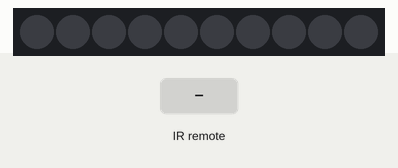
The sketch below on a simulated Arduino Uno, built with avr-gcc and run on an emulated ATmega328P. On the bench: 10 RGB LEDs in strip order, left to right. The test bench sets the inputs (shaded band). Dim RGB values are drawn brighter than linear; what the sketch prints to the serial monitor is not drawn.

Above: at 1.2 s.
1.3 s: infrared code 0xFFA25D received
At 1.45 s:
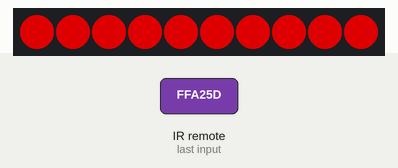
3.7 s: infrared code 0xFF02FD received
At 3.85 s:
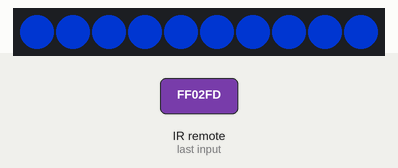
6.7 s: infrared code 0xFFC23D received
At 6.85 s:
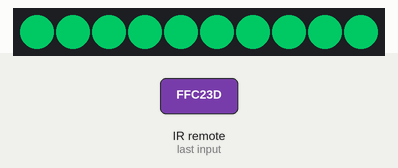
9.4 s: infrared code 0xFFA857 received
At 9.55 s:
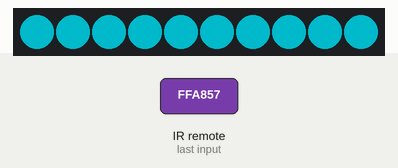
12.4 s: infrared code 0xFFFFFFFF received
At 13.45 s:
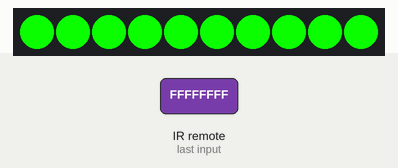
13.9 s: infrared code 0xFF906F received
At 14.05 s:
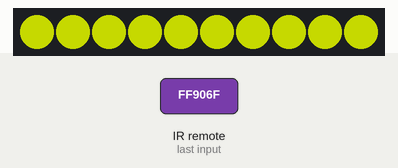
Timing chart, 0 to 16.4 s (numbered marks = the images above; inputs shaded):
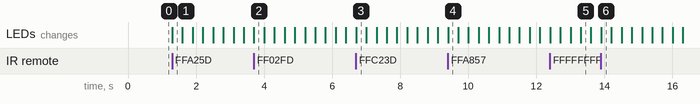

Measured:
- after the input at 1.3 s, the LEDs: change at once (image 1)

The sketch:

led_poi.ino
```cpp
#include <IRremote.h>
#include "FastLED.h"

//Button Codes - Modify to match your remote control

#define BTN_REPEAT 0xFFFFFFFF

#define BTN_ON 0xFFA25D
#define BTN_OFF 0xFFE21D

#define BTN_FASTER 0xFF02FD
#define BTN_SLOWER 0xFFC23D
#define BTN_BRIGHTER 0xFFA857
#define BTN_DARKER 0xFF906F

#define BTN_FLASH 0xFF22DD
#define BTN_CONSTANT 0xFFE01F
#define BTN_STROBE 0xFF629D

#define BTN_RAINBOW 0xFF30CF
#define BTN_FIRE 0xFF6897
#define BTN_WATER 0xFFB04F
#define BTN_FOREST 0xFF9867


//Modify these or wire like in diagram
#define IRPIN 11
#define LEDDAT 6
#define LEDCLK 5
#define NUMLED 10


//keep all these as is
#define MODEconst   0
#define MODEstrobe  1
#define MODEflash   2
#define StepSize    51 // 255/5

int mode = MODEconst;
uint8_t brightness = 3*StepSize;   // step 2 of 4 ... 51 per step, 255 max, 51 min
uint8_t currentStep = 0;
bool isOn = false;
int FPS = 30;
unsigned int currentSpeed = 40;
unsigned long lastButton = 0xFFFFFF;
CRGBPalette16 currentPalette = RainbowColors_p;
CRGB leds[NUMLED];
IRrecv irrecv(IRPIN);
decode_results results;

void setup() {
  Serial.begin(9600);
      Serial.print("go");
  //Setup our LED strip
  FastLED.addLeds<APA102, LEDDAT, LEDCLK>(leds, NUMLED).setCorrection( TypicalLEDStrip );
  // Start the receiver
  irrecv.enableIRIn();

}

void loop() {
  //if we get signal from remote
  if (irrecv.decode(&results)) {
    Serial.println(results.value, HEX);

    //Serial.println(results.value, HEX);
    buttonMapping(results.value); //handle signal
    irrecv.resume(); // Receive the next value
  }
  animate();
}

void animate(){
  if(isOn == false){
    showColor(CRGB::Black, 0);
  }else{
    showColor(getColor(), getBrightness());
    currentStep++;
  }
  delayMicroseconds(1000/FPS);
}

CRGB getColor(){
  return ColorFromPalette( currentPalette, currentStep, 255, LINEARBLEND);
}
int getBrightness(){
  switch(mode){
    default:
    case MODEconst:
      return 255;
    break;
    case MODEstrobe:
      return 255*((currentStep / 32) % 2);
    break;
    case MODEflash:
      return cubicwave8((uint8_t)currentStep*5);
    break;
  }
}

void showColor(CRGB color, int tBrightness){
  FastLED.setBrightness( (int)floor(tBrightness*((float)brightness/255)) );
  for(int i=0; i<NUMLED; i++){
    leds[i] = color;
  }
  FastLED.show();
}


void buttonMapping(unsigned long button){
  if(button != BTN_REPEAT){      //Handle holding down remote button
    lastButton = button;
  }
  else{
    buttonMapping(lastButton);
  }


  switch(button){                 //add leading 0x to all remote-codes
    //ON-Button
    case BTN_ON:          //0xFFC03F:
      isOn = true;
    break;
    //OFF-Button
    case BTN_OFF:          //0xFF40BF:
      isOn = false;
    break;

//Brightness
    //Brigter
    case BTN_BRIGHTER:        //0xFF00FF:
    if(brightness < 255) brightness+=StepSize;
    Serial.print(brightness);
    break;
    //Darker
    case BTN_DARKER:        //0xFF807F:
      if(brightness > StepSize) brightness-=StepSize;
      Serial.print(brightness);
    break;

//Animation Speed
    //Faster
    case BTN_FASTER:      //0xFFC837:
      FPS+=10;
    break;
    //Slower
    case BTN_SLOWER:      //0xFFE817:
    if(FPS > 10){
      FPS-=10;
       }
    break;


//Brightness Transformation

    //Flash
    case BTN_FLASH:
      mode = MODEflash;
    break;

    //Constant
    case BTN_CONSTANT:
      mode = MODEconst;
    break;

    //Strobe
    case BTN_STROBE:
      mode = MODEstrobe;
    break;

//Color Transformation

    //Rainbow
    case BTN_RAINBOW:
    currentPalette = RainbowColors_p;
    break;

    //Fire
    case BTN_FIRE:
    currentPalette =HeatColors_p;
    break;

    //Water
    case BTN_WATER:
    currentPalette = OceanColors_p;
    break;

    //Forest
    case BTN_FOREST:
    currentPalette = ForestColors_p;
    break;

    default:
    break;


  }


}
```
